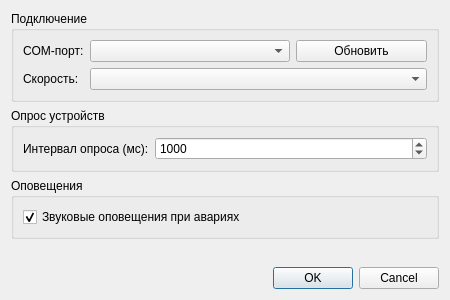
<?xml version="1.0" encoding="UTF-8"?>
<ui version="4.0">
 <class>SettingsDialog</class>
 <widget class="QDialog" name="SettingsDialog">
  <property name="geometry">
   <rect>
    <x>0</x>
    <y>0</y>
    <width>450</width>
    <height>300</height>
   </rect>
  </property>
  <property name="windowTitle">
   <string>Настройки</string>
  </property>
  <layout class="QVBoxLayout" name="verticalLayout">
   <item>
    <widget class="QGroupBox" name="grpConnection">
     <property name="title">
      <string>Подключение</string>
     </property>
     <layout class="QFormLayout" name="formLayout">
      <item row="0" column="0">
       <widget class="QLabel" name="lblPort">
        <property name="text">
         <string>COM-порт:</string>
        </property>
       </widget>
      </item>
      <item row="0" column="1">
       <layout class="QHBoxLayout" name="horizontalLayout">
        <item>
         <widget class="QComboBox" name="cmbPort">
          <property name="minimumSize">
           <size>
            <width>200</width>
            <height>0</height>
           </size>
          </property>
         </widget>
        </item>
        <item>
         <widget class="QPushButton" name="btnRefreshPorts">
          <property name="text">
           <string>Обновить</string>
          </property>
         </widget>
        </item>
       </layout>
      </item>
      <item row="1" column="0">
       <widget class="QLabel" name="lblBaudRate">
        <property name="text">
         <string>Скорость:</string>
        </property>
       </widget>
      </item>
      <item row="1" column="1">
       <widget class="QComboBox" name="cmbBaudRate"/>
      </item>
     </layout>
    </widget>
   </item>
   <item>
    <widget class="QGroupBox" name="grpPolling">
     <property name="title">
      <string>Опрос устройств</string>
     </property>
     <layout class="QFormLayout" name="formLayout_2">
      <item row="0" column="0">
       <widget class="QLabel" name="lblPollingInterval">
        <property name="text">
         <string>Интервал опроса (мс):</string>
        </property>
       </widget>
      </item>
      <item row="0" column="1">
       <widget class="QSpinBox" name="spnPollingInterval">
        <property name="minimum">
         <number>100</number>
        </property>
        <property name="maximum">
         <number>10000</number>
        </property>
        <property name="singleStep">
         <number>100</number>
        </property>
        <property name="value">
         <number>1000</number>
        </property>
       </widget>
      </item>
     </layout>
    </widget>
   </item>
   <item>
    <widget class="QGroupBox" name="grpNotifications">
     <property name="title">
      <string>Оповещения</string>
     </property>
     <layout class="QVBoxLayout" name="verticalLayout_2">
      <item>
       <widget class="QCheckBox" name="chkSoundEnabled">
        <property name="text">
         <string>Звуковые оповещения при авариях</string>
        </property>
        <property name="checked">
         <bool>true</bool>
        </property>
       </widget>
      </item>
     </layout>
    </widget>
   </item>
   <item>
    <spacer name="verticalSpacer">
     <property name="orientation">
      <enum>Qt::Vertical</enum>
     </property>
     <property name="sizeHint" stdset="0">
      <size>
       <width>20</width>
       <height>40</height>
      </size>
     </property>
    </spacer>
   </item>
   <item>
    <widget class="QDialogButtonBox" name="buttonBox">
     <property name="orientation">
      <enum>Qt::Horizontal</enum>
     </property>
     <property name="standardButtons">
      <set>QDialogButtonBox::Cancel|QDialogButtonBox::Ok</set>
     </property>
    </widget>
   </item>
  </layout>
 </widget>
 <resources/>
 <connections>
  <connection>
   <sender>buttonBox</sender>
   <signal>rejected()</signal>
   <receiver>SettingsDialog</receiver>
   <slot>reject()</slot>
   <hints>
    <hint type="sourcelabel">
     <x>316</x>
     <y>260</y>
    </hint>
    <hint type="destinationlabel">
     <x>286</x>
     <y>274</y>
    </hint>
   </hints>
  </connection>
 </connections>
</ui>
